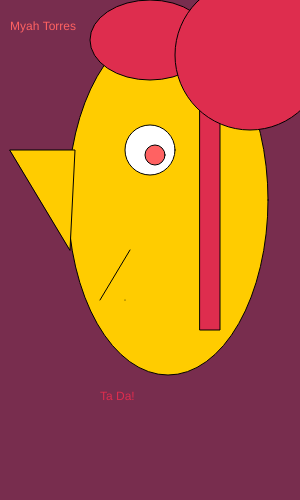
Frame 1 (no input)
Frame 60 (no input): identical to frame 1, image omitted
Frame 120 (the mouse pressed at the canvas centre since frame 60): identical to frame 1, image omitted

The p5.js sketch that drew this single still picture (run headless with seeded random() and noise() and a simulated clock; from frame 60 on, the mouse is pressed at the canvas centre):

// p5.js sketch
// ── sketch.js
 function setup()
    {
        createCanvas(300,500);
    }
    function draw()
    {
        background(220);
    }
    function draw()
{
    background(120,45,78);
  fill(290,204,0)
      ellipse(168,200,200,350);
      triangle(10, 150, 75, 150, 70, 250);
  fill(255, 255, 255)
   circle(150,150,50);
  fill(300,98,98)
   circle(155,155,20);
  line(130, 250, 100, 300);
    text('Myah Torres', 10, 30);
   point(125, 300);
  fill(222,45,78)
   ellipse(150,40,120,80);
   rect(200,30,20,300);
   circle(250,55,150);
   text('Ta Da!',100, 400);
}

// ── main.html

    <head>
        <title>
            First p5.js page
        </title>
        <script src="https://cdnjs.cloudflare.com/ajax/libs/p5.js/1.1.9/p5.min.js"></script>
        <script src="sketch.js"></script>
    </head>
    <body>

    </body>
</html>
// ── test.html
\

    <head>
        <title>
            First p5.js page
        </title>
        <script src="https://cdnjs.cloudflare.com/ajax/libs/p5.js/1.1.9/p5.min.js"></script>
        <script src="sketch.js"></script>
    </head>
    <body>

    </body>
</html>
